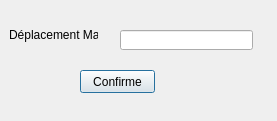
<?xml version="1.0" encoding="UTF-8"?>
<ui version="4.0">
 <class>DeplacementMaxDialog</class>
 <widget class="QDialog" name="DeplacementMaxDialog">
  <property name="geometry">
   <rect>
    <x>0</x>
    <y>0</y>
    <width>277</width>
    <height>121</height>
   </rect>
  </property>
  <property name="windowTitle">
   <string>Déplacement Max</string>
  </property>
  <widget class="QLabel" name="label">
   <property name="geometry">
    <rect>
     <x>9</x>
     <y>27</y>
     <width>89</width>
     <height>16</height>
    </rect>
   </property>
   <property name="text">
    <string>Déplacement Max:</string>
   </property>
  </widget>
  <widget class="QLineEdit" name="deplacementlineEdit">
   <property name="geometry">
    <rect>
     <x>120</x>
     <y>30</y>
     <width>133</width>
     <height>20</height>
    </rect>
   </property>
  </widget>
  <widget class="QPushButton" name="OkButton">
   <property name="geometry">
    <rect>
     <x>80</x>
     <y>70</y>
     <width>75</width>
     <height>23</height>
    </rect>
   </property>
   <property name="text">
    <string>Confirme</string>
   </property>
  </widget>
 </widget>
 <resources/>
 <connections/>
</ui>
